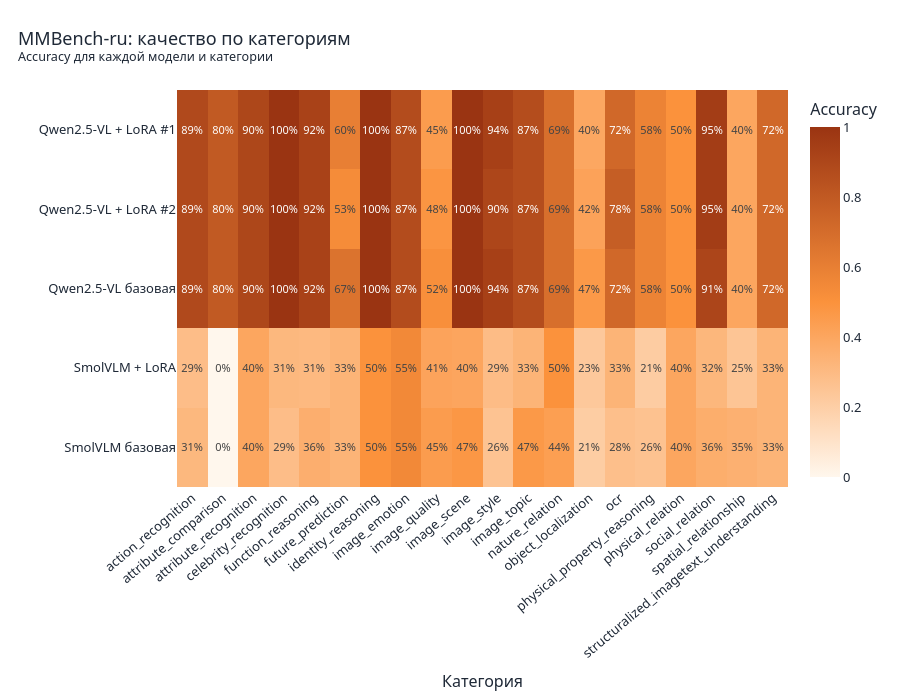

The code cell stored with this chart in its notebook:
### Code cell
matrix = mmbench_categories.pivot(index="model_name", columns="category", values="accuracy")
fig = px.imshow(matrix, text_auto=".0%", aspect="auto", zmin=0, zmax=1, color_continuous_scale=[[0, "#fff7ed"], [0.5, "#fb923c"], [1, "#9a3412"]], labels={"color": "Accuracy"})
fig.update_xaxes(title="Категория", tickangle=-40)
fig.update_yaxes(title="")
style_plot(fig, "MMBench-ru: качество по категориям", "Accuracy для каждой модели и категории", 700).show()

### Figure 1 — Plotly figure (JSON) as saved in the notebook; plotly's stock layout.template omitted (floating-point values rounded to 4 significant figures)
{"data": [{"coloraxis": "coloraxis", "hovertemplate": "category: %{x}<br>model_name: %{y}<br>Accuracy: %{z}<extra></extra>", "name": "0", "texttemplate": "%{z:.0%}", "type": "heatmap", "x": ["action_recognition", "attribute_comparison", "attribute_recognition", "celebrity_recognition", "function_reasoning", "future_prediction", "identity_reasoning", "image_emotion", "image_quality", "image_scene", "image_style", "image_topic", "nature_relation", "object_localization", "ocr", "physical_property_reasoning", "physical_relation", "social_relation", "spatial_relationship", "structuralized_imagetext_understanding"], "xaxis": "x", "y": ["Qwen2.5-VL + LoRA #1", "Qwen2.5-VL + LoRA #2", "Qwen2.5-VL базовая", "SmolVLM + LoRA", "SmolVLM базовая"], "yaxis": "y", "z": [[0.8857, 0.8, 0.9, 1.0, 0.9231, 0.6, 1.0, 0.871, 0.4483, 1.0, 0.9355, 0.8667, 0.6875, 0.3953, 0.7222, 0.5789, 0.5, 0.9545, 0.4, 0.7222], [0.8857, 0.8, 0.9, 1.0, 0.9231, 0.5333, 1.0, 0.871, 0.4828, 1.0, 0.9032, 0.8667, 0.6875, 0.4186, 0.7778, 0.5789, 0.5, 0.9545, 0.4, 0.7222], [0.8857, 0.8, 0.9, 1.0, 0.9231, 0.6667, 1.0, 0.871, 0.5172, 1.0, 0.9355, 0.8667, 0.6875, 0.4651, 0.7222, 0.5789, 0.5, 0.9091, 0.4, 0.7222], [0.2857, 0.0, 0.4, 0.3143, 0.3077, 0.3333, 0.5, 0.5484, 0.4138, 0.4035, 0.2903, 0.3333, 0.5, 0.2326, 0.3333, 0.2105, 0.4, 0.3182, 0.25, 0.3333], [0.3143, 0.0, 0.4, 0.2857, 0.359, 0.3333, 0.5, 0.5484, 0.4483, 0.4737, 0.2581, 0.4667, 0.4375, 0.2093, 0.2778, 0.2632, 0.4, 0.3636, 0.35, 0.3333]]}], "layout": {"coloraxis": {"autocolorscale": false, "cmax": 1, "cmin": 0, "colorbar": {"title": {"text": "Accuracy"}}, "colorscale": [[0, "#fff7ed"], [0.5, "#fb923c"], [1, "#9a3412"]]}, "font": {"color": "#1f2937", "family": "Segoe UI", "size": 13}, "height": 700, "legend": {"title": {"text": ""}}, "margin": {"b": 40, "l": 30, "r": 30, "t": 90}, "title": {"text": "MMBench-ru: качество по категориям<br><sup>Accuracy для каждой модели и категории</sup>", "x": 0.02, "xanchor": "left"}, "xaxis": {"anchor": "y", "domain": [0, 1], "gridcolor": "#e5e7eb", "tickangle": -40, "title": {"text": "Категория"}, "zerolinecolor": "#6b7280"}, "yaxis": {"anchor": "x", "autorange": "reversed", "domain": [0, 1], "gridcolor": "#e5e7eb", "title": {"text": ""}}}}
